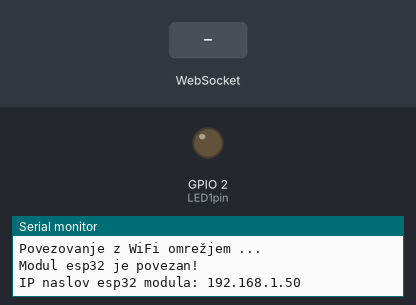
Simulated run of this program. Board: ESP32. On the bench: output pins drawn as LEDs (lit = HIGH), the last lines printed to the serial monitor. The test bench sets the inputs (shaded band). WiFi joins after 1.5 s; servers stay silent unless stated.

Above: at 3.7 s.
3.8 s: WebSocket text "1" received
At 5.0 s:
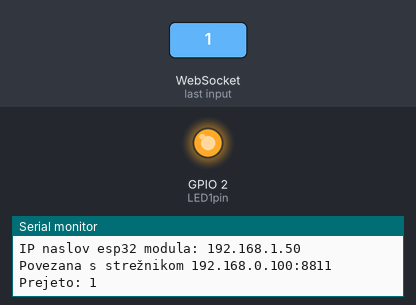
5.3 s: WebSocket text "0" received
At 6.1 s:
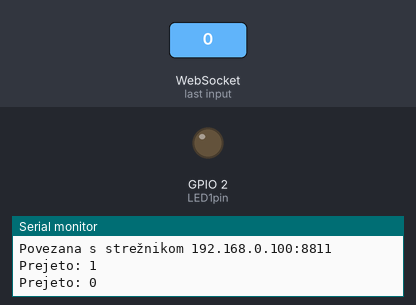
Timing chart, 0 to 8.3 s (numbered marks = the images above; inputs shaded):
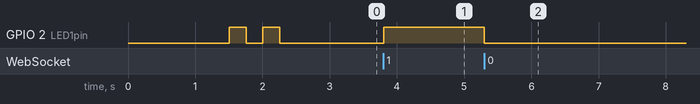

Measured:
- after the input at 3.8 s, GPIO 2 (LED1pin): LOW → HIGH at once
- after the input at 5.3 s, GPIO 2 (LED1pin): HIGH → LOW at once

The program:

main.cpp
```cpp
#include <Arduino.h>
#include <WiFi.h>
#include <WebSocketsClient.h>

#include <secrets.h>
#include <wifi_log.h>

// EN: WebSocket client that connects to the Node "hub" server running on
//     the LAN (see ../node-example-08/). The Node side forwards every
//     message the browser sends down this chip's socket; here we just
//     look at the first byte — '1' turns the LED on, '0' off. Same
//     simple wire format as ESP32 example-11, just routed through Node
//     instead of received directly.
// SL: WebSocket odjemalec, ki se povezuje na Node "hub" strežnik v
//     lokalnem omrežju (glej ../node-example-08/). Node posreduje vsako
//     sporočilo brskalnika v vtičnik tega čipa; tu gledamo le prvi bajt
//     — '1' prižge LED, '0' ugasne. Enaka preprosta oblika kot v ESP32
//     example-11, le da gre tu prek Node-a in ne neposredno.
const uint16_t SERVER_PORT = 8811;

WebSocketsClient webSocket;

uint8_t LED1pin    = 2;
bool    LED1status = LOW;

void onWebSocketEvent(WStype_t type, uint8_t* payload, size_t length) {
  switch (type) {
    case WStype_CONNECTED:
      Serial.printf("Povezana s strežnikom %s:%u\n", SERVER_HOST, SERVER_PORT);
      break;

    case WStype_DISCONNECTED:
      Serial.println("Povezava s strežnikom prekinjena.");
      break;

    case WStype_TEXT:
      Serial.printf("Prejeto: %s\n", payload);
      if      (payload[0] == '1') LED1status = HIGH;
      else if (payload[0] == '0') LED1status = LOW;
      break;

    default:
      break;
  }
}

void setup() {
  Serial.begin(115200);

  printWifiTarget();
  WiFi.begin(WIFI_SSID, WIFI_PASSWORD);

  while (WiFi.status() != WL_CONNECTED) {
    delay(500);
    Serial.println("Povezovanje z WiFi omrežjem ...");
  }

  Serial.println("Modul esp32 je povezan!");
  Serial.print("IP naslov esp32 modula: ");
  Serial.println(WiFi.localIP());

  pinMode(LED1pin, OUTPUT);
  digitalWrite(LED1pin, HIGH); delay(250);
  digitalWrite(LED1pin, LOW);  delay(250);
  digitalWrite(LED1pin, HIGH); delay(250);
  digitalWrite(LED1pin, LOW);  delay(250);

  webSocket.begin(SERVER_HOST, SERVER_PORT);
  webSocket.onEvent(onWebSocketEvent);
}

void loop() {
  webSocket.loop();
  digitalWrite(LED1pin, LED1status ? HIGH : LOW);
}
```
